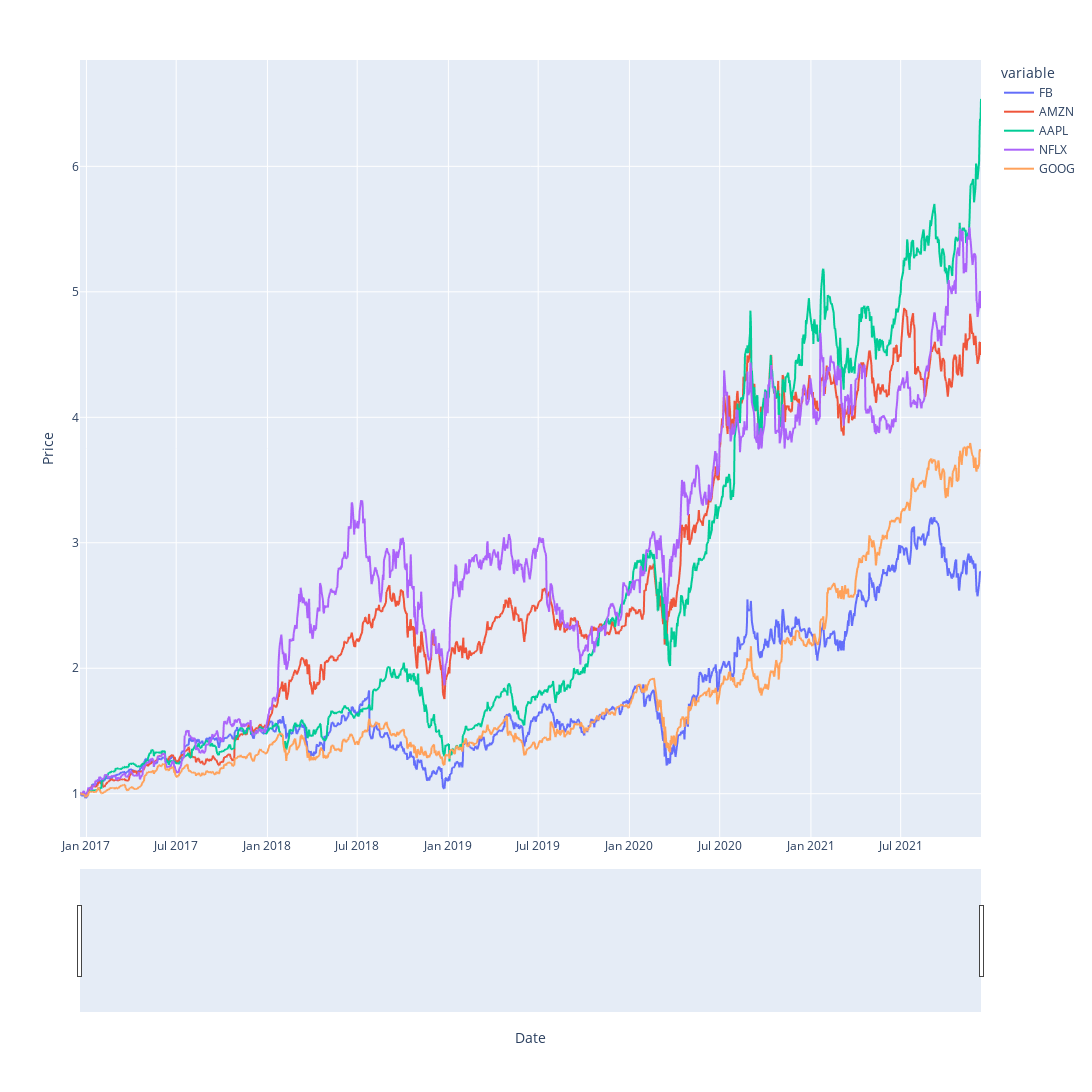

Source (notebook cell):
### Code cell
# Plot out cumulative returns on $1 in each stock since beginning of 2017
fig = px.line(mult_df, x=mult_df.index, y=mult_df.columns)
fig.update_xaxes(title="Date", rangeslider_visible=True)
fig.update_yaxes(title="Price")
fig.update_layout(height=1200, width=1800, 
                  showlegend=True)
fig.show()

### Figure 1 — Plotly figure (JSON) as saved in the notebook; plotly's stock layout.template omitted (floating-point values rounded to 4 significant figures; data arrays with more than 128 entries replaced by an {"elided": "..."} marker saying what was removed)
{"data": [{"hovertemplate": "variable=FB<br>Date=%{x}<br>value=%{y}<extra></extra>", "legendgroup": "FB", "line": {"color": "#636efa", "dash": "solid"}, "marker": {"symbol": "circle"}, "mode": "lines", "name": "FB", "showlegend": true, "type": "scattergl", "x": {"elided": "1254 str values"}, "xaxis": "x", "y": {"elided": "1254 float values"}, "yaxis": "y"}, {"hovertemplate": "variable=AMZN<br>Date=%{x}<br>value=%{y}<extra></extra>", "legendgroup": "AMZN", "line": {"color": "#EF553B", "dash": "solid"}, "marker": {"symbol": "circle"}, "mode": "lines", "name": "AMZN", "showlegend": true, "type": "scattergl", "x": {"elided": "1254 str values"}, "xaxis": "x", "y": {"elided": "1254 float values"}, "yaxis": "y"}, {"hovertemplate": "variable=AAPL<br>Date=%{x}<br>value=%{y}<extra></extra>", "legendgroup": "AAPL", "line": {"color": "#00cc96", "dash": "solid"}, "marker": {"symbol": "circle"}, "mode": "lines", "name": "AAPL", "showlegend": true, "type": "scattergl", "x": {"elided": "1254 str values"}, "xaxis": "x", "y": {"elided": "1254 float values"}, "yaxis": "y"}, {"hovertemplate": "variable=NFLX<br>Date=%{x}<br>value=%{y}<extra></extra>", "legendgroup": "NFLX", "line": {"color": "#ab63fa", "dash": "solid"}, "marker": {"symbol": "circle"}, "mode": "lines", "name": "NFLX", "showlegend": true, "type": "scattergl", "x": {"elided": "1254 str values"}, "xaxis": "x", "y": {"elided": "1254 float values"}, "yaxis": "y"}, {"hovertemplate": "variable=GOOG<br>Date=%{x}<br>value=%{y}<extra></extra>", "legendgroup": "GOOG", "line": {"color": "#FFA15A", "dash": "solid"}, "marker": {"symbol": "circle"}, "mode": "lines", "name": "GOOG", "showlegend": true, "type": "scattergl", "x": {"elided": "1254 str values"}, "xaxis": "x", "y": {"elided": "1254 float values"}, "yaxis": "y"}], "layout": {"height": 1200, "legend": {"title": {"text": "variable"}, "tracegroupgap": 0}, "margin": {"t": 60}, "showlegend": true, "width": 1800, "xaxis": {"anchor": "y", "domain": [0, 1], "rangeslider": {"visible": true}, "title": {"text": "Date"}}, "yaxis": {"anchor": "x", "domain": [0, 1], "title": {"text": "Price"}}}}
